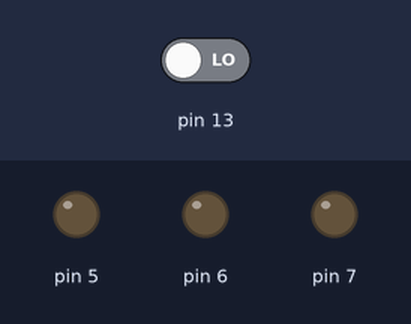
Bench run of a sketch on a simulated Arduino Uno, built with avr-gcc and run on an emulated ATmega328P. On the bench: output pins drawn as LEDs (lit = HIGH). The inputs (shaded band) are chosen by the test bench; at power-on: pin 13 LOW.

Above: at 1.2 s.
1.3 s: pin 13 driven HIGH
At 2.3 s:
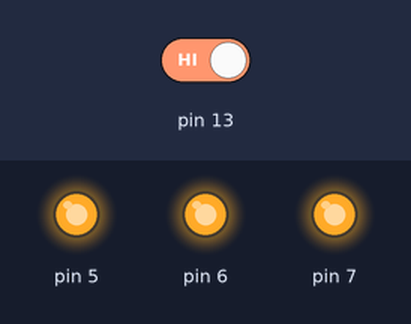
2.8 s: pin 13 driven LOW
At 3.4 s:
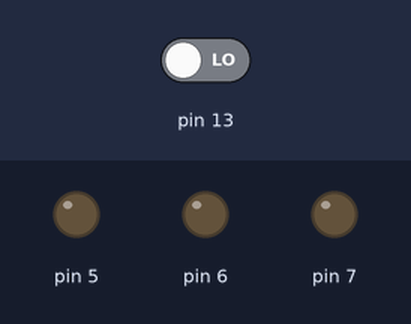
Timing chart, 0 to 5.8 s (numbered marks = the images above; inputs shaded):
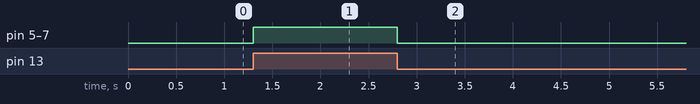

The sketch:

WK8_Assignment_Code.ino
```cpp
void setup() {
  pinMode(7, OUTPUT);
  pinMode(6, OUTPUT);
  pinMode(5, OUTPUT);
  pinMode(13, INPUT);
}

void loop() {

  int buttonState = digitalRead(13);

  if (buttonState == HIGH) {
    digitalWrite(7, HIGH);
    digitalWrite(6, HIGH);
    digitalWrite(5, HIGH);
  } else {
    digitalWrite(7, LOW);
    digitalWrite(6, LOW);
    digitalWrite(5, LOW);
  }
}
```

Measured:
- after the input at 1.3 s, pin 5–7: LOW → HIGH at once
- after the input at 2.8 s, pin 5–7: HIGH → LOW at once
